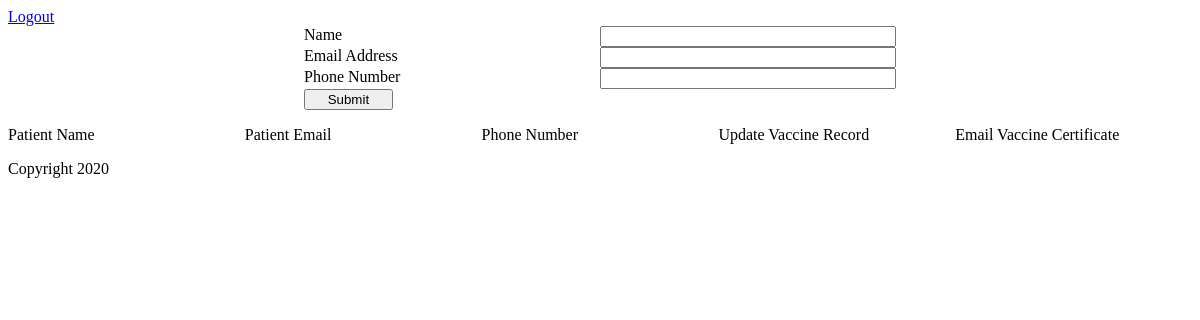
The app's page /patient/patients-dashboard (signed in), older data.
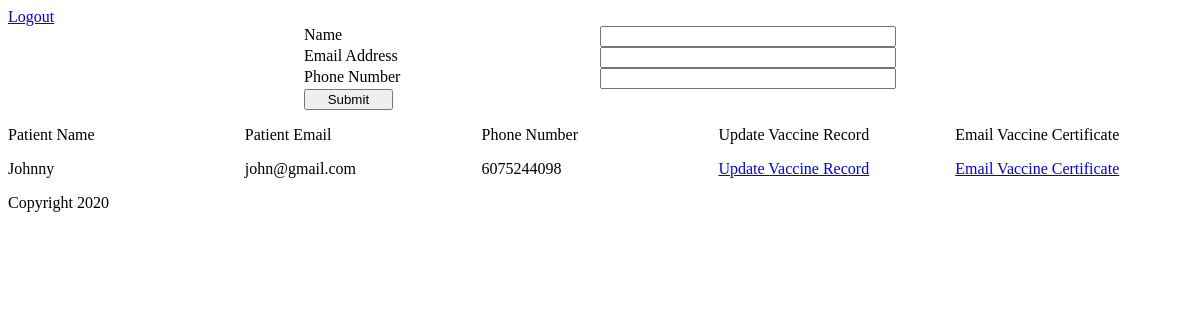
The same page, newer data.
### app/models.py (models this page shows)
class Patient(db.Model):
    id = db.Column(db.Integer, primary_key=True)
    name = db.Column(db.String(120), nullable=False)
    email = db.Column(db.String(120), index=True, unique=True, nullable=False)
    phone_number = db.Column(db.String(12), unique=True, nullable=False)
    doctor_id = db.Column(db.Integer, db.ForeignKey('doctor.id'))
    vaccine_doses = db.relationship('Vaccine_Dose', backref='patient')

### app/patient_blueprint.py (the view)
@patient.route('/patients-dashboard', methods=['POST', 'GET'])
def display_patients():
    doctor_id = None
    if session['doctor']:
        doctor_id = session['doctor']
        patients = Patient.query.filter_by(doctor_id=doctor_id)
        return render_template('patients.html', patients=patients)
    return render_template('patients.html')

### app/templates/patients.html (shortened to what this page needs)
{% extends "base.html" %}
{% block head %}
    {{ super() }}
    <link rel="stylesheet" href="{{ url_for('static', filename='css/patient.css') }}">
{% endblock %}
{% block content %}
    <a href="{{ url_for('doctor.logout') }}">Logout</a>
    <form name='patient-registration-form' action="{{ url_for('patient.register') }}" method='post'>
        <label>Name</label>
        <input name="name" type="text" required>
        <label>Email Address</label>
        <input name="email-address" type="email" required>
        <label>Phone Number</label>
        <input name="phone-number" type="text" required>
        <input type="submit" />
    </form>
    <div id="patient-list">
        <p>Patient Name</p><p>Patient Email</p><p>Phone Number</p><p>Update Vaccine Record</p><p>Email Vaccine Certificate</p>
        {% for patient in patients %}
            <p>{{patient.name}}</p><p>{{patient.email}}</p><p>{{patient.phone_number}}</p><a href="{{ url_for('vaccine_dose.display_records', patient_id=patient.id)}}">Update Vaccine Record</a><a href="{{url_for('patient.generate_certificate', patient_id=patient.id)}}">Email Vaccine Certificate</a>
        {% endfor %}
    </div>
{% endblock %}

### app/templates/base.html (shortened to what this page needs)
<html>
    <head>
        {% block head %}
        <link rel="stylesheet" href="{{ url_for('static', filename='css/style.css') }}">
        {% endblock %}
    </head>
    <body>
        <div id="content">{% block content %}{% endblock %}</div>
        <div id="footer">
            {% block footer %}
            Copyright 2020
            {% endblock %}
        </div>
    </body>
</html>

### app/static/css/style.css (style rules this page uses)
form { display: grid; grid-template-rows: repeat(4, 1fr); grid-template-columns: 1fr 1fr 1fr 1fr; }
form > label { grid-column: 2; }
form > input { grid-column: 3; }
form > input[type=submit] { grid-column: 2; width: 30%; }

### app/static/css/patient.css (style rules this page uses)
#patient-list { display: grid; grid-template-columns: 1fr 1fr 1fr 1fr 1fr; }
#patient-list > p { margin-top: 0 }

Row changes from the older to the newer data that the page shows:
added Patient: name "Johnny", email "john@gmail.com", phone_number "6075244098"
